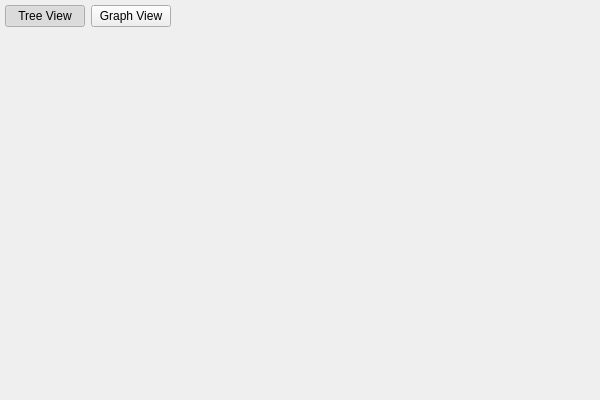
<?xml version="1.0" encoding="UTF-8"?>
<ui version="4.0">
 <class>Widget</class>
 <widget class="QWidget" name="Widget">
  <property name="geometry">
   <rect>
    <x>0</x>
    <y>0</y>
    <width>600</width>
    <height>400</height>
   </rect>
  </property>
  <layout class="QVBoxLayout" name="mainLayout">
   <property name="spacing">
    <number>0</number>
   </property>
   <property name="leftMargin">
    <number>0</number>
   </property>
   <property name="topMargin">
    <number>0</number>
   </property>
   <property name="rightMargin">
    <number>0</number>
   </property>
   <property name="bottomMargin">
    <number>0</number>
   </property>
   <item>
    <layout class="QHBoxLayout" name="toolbarLayout">
     <property name="spacing">
      <number>6</number>
     </property>
     <property name="leftMargin">
      <number>5</number>
     </property>
     <property name="topMargin">
      <number>5</number>
     </property>
     <property name="rightMargin">
      <number>5</number>
     </property>
     <property name="bottomMargin">
      <number>5</number>
     </property>
     <item>
      <widget class="QPushButton" name="treeButton">
       <property name="text">
        <string>Tree View</string>
       </property>
       <property name="checkable">
        <bool>true</bool>
       </property>
       <property name="checked">
        <bool>true</bool>
       </property>
      </widget>
     </item>
     <item>
      <widget class="QPushButton" name="graphButton">
       <property name="text">
        <string>Graph View</string>
       </property>
       <property name="checkable">
        <bool>true</bool>
       </property>
      </widget>
     </item>
     <item>
      <spacer name="toolbarSpacer">
       <property name="orientation">
        <enum>Qt::Horizontal</enum>
       </property>
       <property name="sizeHint" stdset="0">
        <size>
         <width>40</width>
         <height>20</height>
        </size>
       </property>
      </spacer>
     </item>
    </layout>
   </item>
   <item>
    <widget class="QStackedWidget" name="stack" />
   </item>
  </layout>
 </widget>
 <resources />
 <connections />
</ui>
